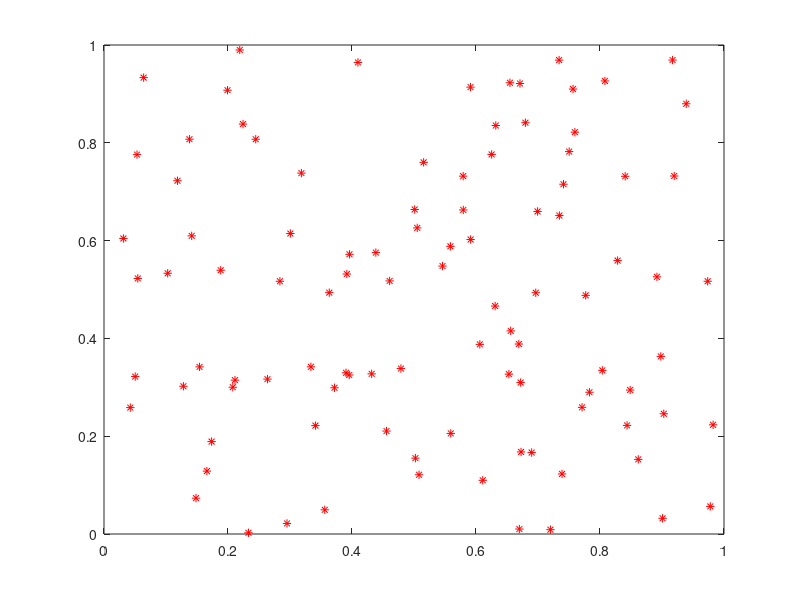

The MATLAB source for this figure: (Note: this script raises an error after producing the figure.)
function gridlines_test01 ( )

%*****************************************************************************80
%
%% GRIDLINES_TEST01 tests GRID_RECTANGULAR.
%
%  Licensing:
%
%    This code is distributed under the GNU LGPL license.
%
%  Modified:
%
%    30 July 2010
%
%  Author:
%
%    John Burkardt
%
  fprintf ( 1, '\n' );
  fprintf ( 1, 'GRIDLINES_TEST01\n' );
  fprintf ( 1, '  GRID_RECTANGULAR draws a rectangular grid.\n' );

  x = rand ( 2, 100 );
  plot ( x(1,:), x(2,:), 'r*' );
  grid_rectangular ( 0.0, 1.0, 11, 0.0, 1.0, 11 );
  xlabel ( 'X' )
  ylabel ( 'Y' )
  title ( '100 random points, 100 boxes' )
  axis equal
  axis square

  fprintf ( 1, '\n' );
  fprintf ( 1, 'Press return to continue.\n' )
  pause
  clf

  return
end
